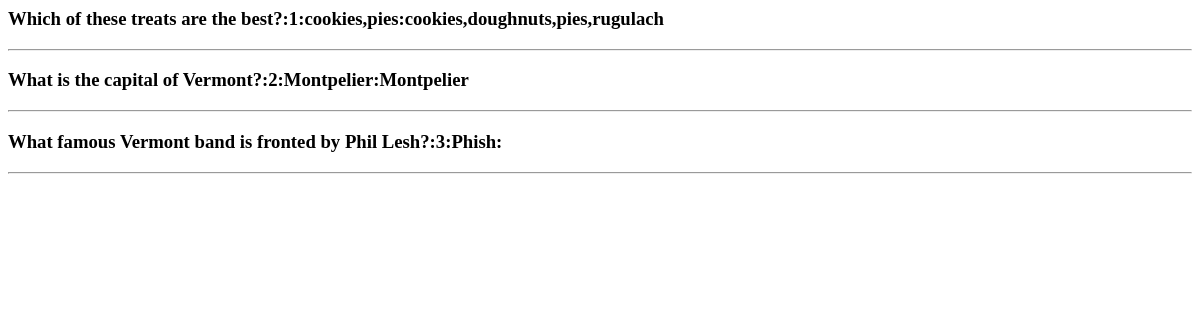
The page /questions on the database as committed earlier.
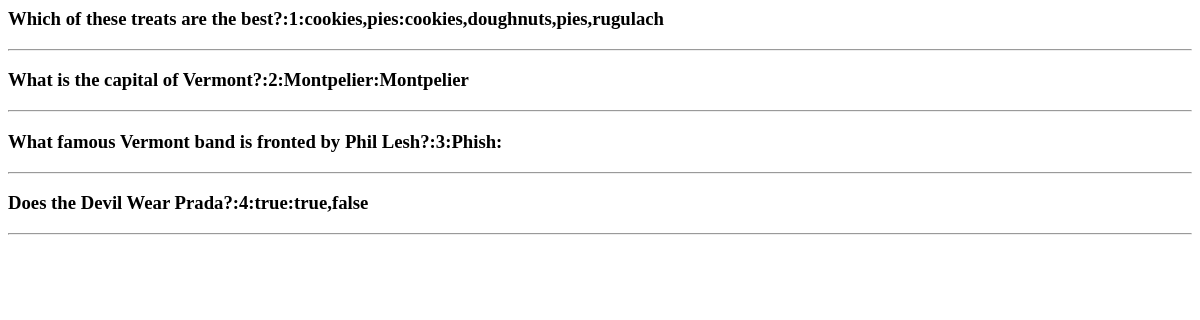
The same page on the database as committed later.
### models.py (models this page shows, shortened)
class QuestionModel(db.Model):
    __tablename__ = "question_table"
    id = db.Column(db.Integer, primary_key=True)
    question_id = db.Column(db.Integer(), unique=True)
    question_label = db.Column(db.String())
    question_text = db.Column(db.String())
    answer = db.Column(db.String())
    options = db.Column(db.String())
    def __repr__(self):
        return f"{self.question_text}:{self.question_id}:{self.answer}:{self.options}"

### run.py (the view)
@app.route("/questions")
def RetrieveQuestionsList():
    questions = QuestionModel.query.all()
    return render_template("questionslist.html", questions=questions)

### templates/questionslist.html
{% for question in questions %}
<h3>{{question}}</h3>
<hr>
{% endfor %}

Rows that differ between the two databases and show on the page:
added QuestionModel: question_text+question+answer "Does the Devil Wear Prada?:4:true:true,false"
